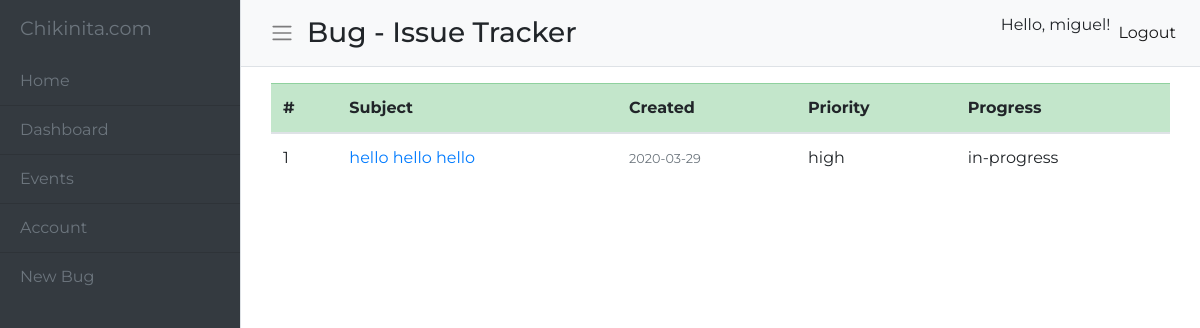
Before: /index (signed in) with the older database file.
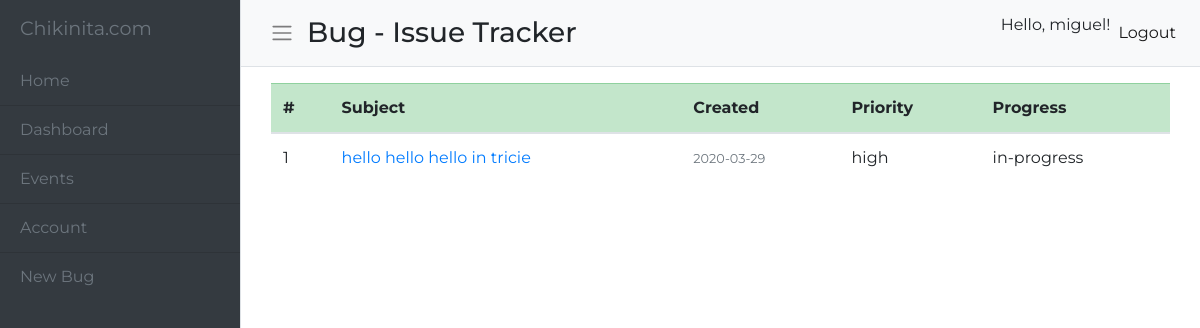
After: the same page with the newer database file.
### app/models.py (models this page shows, shortened)
class User(UserMixin, db.Model):
    id = db.Column(db.Integer, primary_key=True)
    username = db.Column(db.String(64), index=True, unique=True)
    email = db.Column(db.String(120), index=True, unique=True)
    password_hash = db.Column(db.String(128))
    trackers = db.relationship('Tracker', backref='author', lazy='dynamic')

class Tracker(db.Model):
    id = db.Column(db.Integer, primary_key=True)
    subject = db.Column(db.String(140), nullable=False)
    content = db.Column(db.String(300), nullable=False)
    priority = db.Column(db.String(16), nullable=False)
    progress = db.Column(db.String(16), nullable=False)
    date_created = db.Column(db.DateTime, default=datetime.utcnow)
    user_id = db.Column(db.Integer, db.ForeignKey('user.id'))

### app/routes.py (the view)
@app.route("/")
@app.route("/index")
@login_required
def index():
    track = Tracker.query.all()
    return render_template('index.html', track=track)

### app/models.py (called while the page is built)
@login.user_loader
def load_user(id):
    return User.query.get(int(id))

### app/templates/index.html
{% extends "base.html" %} {% block content %}
<div class="container">
  <table class="table table-hover mt-3">
    <thead class="table-success">
        <tr>
          <th>#</th>
          <th>Subject</th>
          <th>Created</th>
          <th>Priority</th>
          <th>Progress</th>
        </tr>
      </thead>
    {% for t in track %}
    <tbody>
      <tr>
        <td>
          {{ t.id }}
        </td>
        <td>
          <a class="article-title" href="{{ url_for('bug', track_id=t.id) }}"
            >{{ t.subject }}</a
          >
        </td>
        <td>
          <small class="text-muted"
            >{{ t.date_created.strftime('%Y-%m-%d') }}</small
          >
        </td>
        <td>
          {{ t.priority }}
        </td>
        <td>
          {{ t.progress }}
        </td>
      </tr>
      {% endfor %}
    </tbody>
  </table>
</div>
{% endblock content %}

### app/templates/base.html (shortened to what this page needs)
<!DOCTYPE html>
<html lang="en">
<head>
  <link rel="stylesheet" href="https://maxcdn.bootstrapcdn.com/bootstrap/4.4.1/css/bootstrap.min.css">
  <link href="{{ url_for('static', filename='main.css') }}" rel="stylesheet">
</head>
<body>
  <div class="d-flex" id="wrapper">
    <div class="bg-dark text-muted border-right" id="sidebar-wrapper">
      <div class="sidebar-heading">Chikinita.com</div>
      <div class="list-group list-group-flush">
        <a href="{{ url_for('index') }}" class="list-group-item list-group-item-action bg-dark text-muted">Home</a>
        <a href="#" class="list-group-item list-group-item-action bg-dark text-muted">Dashboard</a>
        <a href="#" class="list-group-item list-group-item-action bg-dark text-muted">Events</a>
        <a href="#" class="list-group-item list-group-item-action bg-dark text-muted">Account</a>
        <a href="{{ url_for('new_bug') }}" class="list-group-item list-group-item-action bg-dark text-muted"> New Bug</a>
      </div>
    </div>
    <div id="page-content-wrapper">
      <nav class="navbar navbar-expand-lg navbar-light bg-light border-bottom">
        <button class="btn btn-muted" id="menu-toggle"><span class="navbar-toggler-icon"></span></button>
        <h3 class="mt-2">Bug - Issue Tracker</h3>
        <div class="collapse navbar-collapse" id="navbarSupportedContent">
          <ul class="navbar-nav ml-auto mt-2 mt-lg-0">
          {% if current_user.is_anonymous %}
            <li class="nav-item active">
              <a class="nav-link" href="{{ url_for('login') }}">Login <span class="sr-only">(current)</span></a>
            </li>
            {% else %}
            <li class="nav-item">Hello, {{ current_user.username }}!</li>
            <li class="nav-item active">
              <a class="nav-link" href="{{ url_for('logout') }}">Logout <span class="sr-only">(current)</span></a>
            </li>
            {% endif %}
          </ul>
        </div>
      </nav>
      <div class="container-fluid">
        {% block content %}{% endblock %}
      </div>
    </div>
  </div>
</body>
</html>

### app/static/main.css (style rules this page uses)
body { overflow-x: hidden; font-family: montserrat; }
#sidebar-wrapper { min-height: 100vh; margin-left: -15rem; -webkit-transition: margin .25s ease-out; -moz-transition: margin .25s ease-out; -o-transition: margin .25s ease-out; transition: margin .25s ease-out; }
#sidebar-wrapper .sidebar-heading { padding: 0.875rem 1.25rem; font-size: 1.2rem; }
#sidebar-wrapper .list-group { width: 15rem; }
#page-content-wrapper { min-width: 100vw; }
@media (min-width: 768px) { #sidebar-wrapper { margin-left: 0; } }
@media (min-width: 768px) { #page-content-wrapper { min-width: 0; width: 100%; } }

Changed rows visible on the page:
changed Tracker "high": subject "hello hello hello" → "hello hello hello in tricie"
